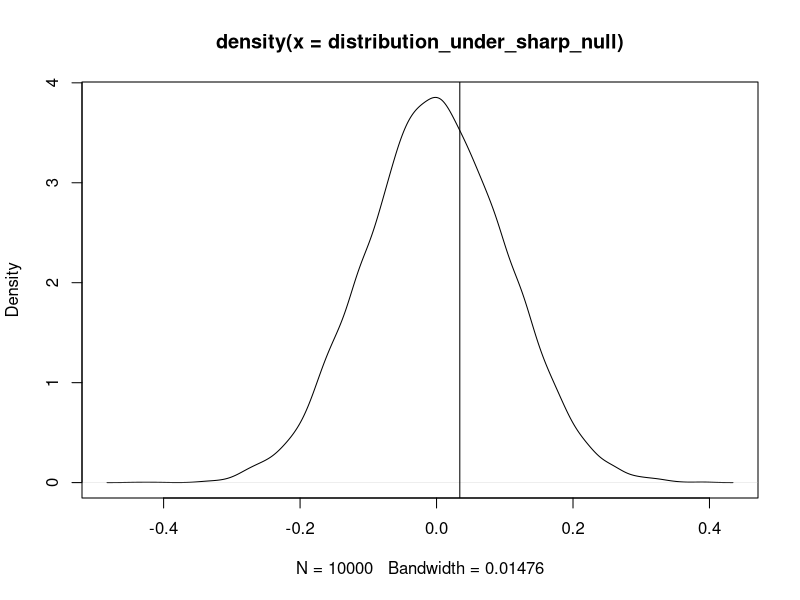
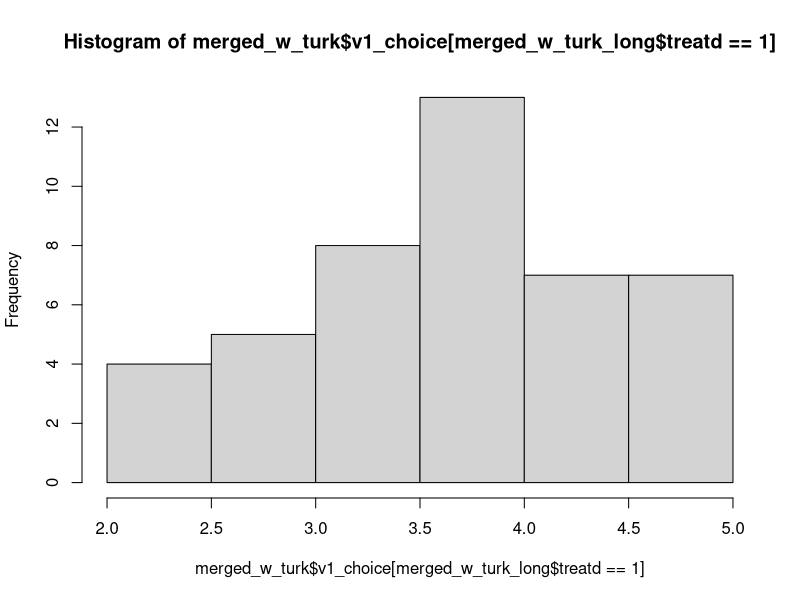
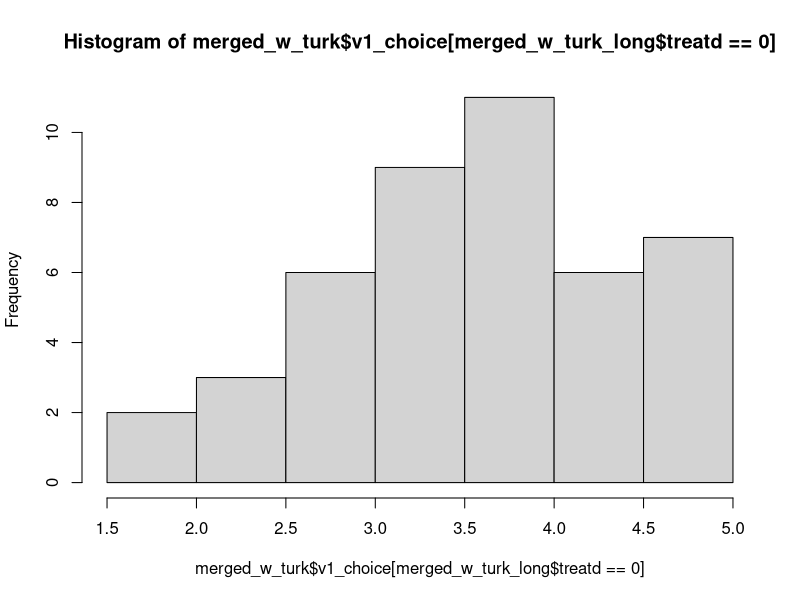
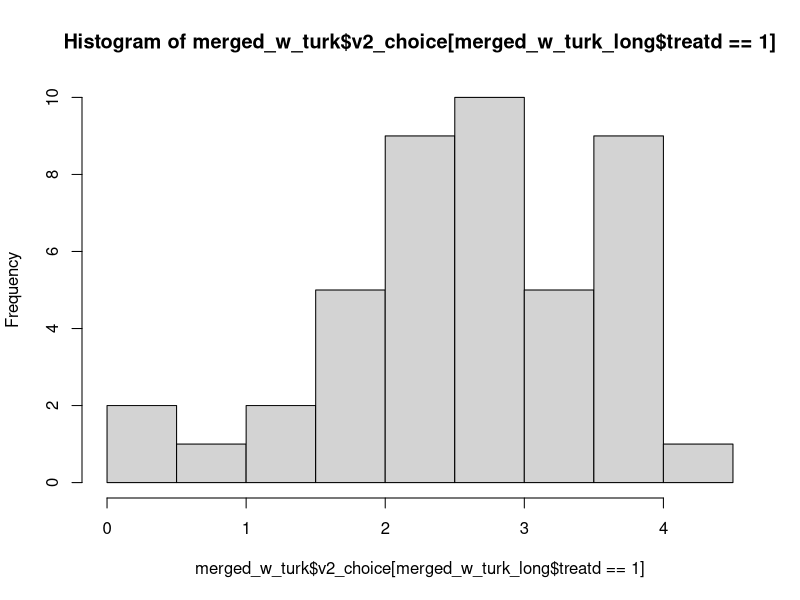
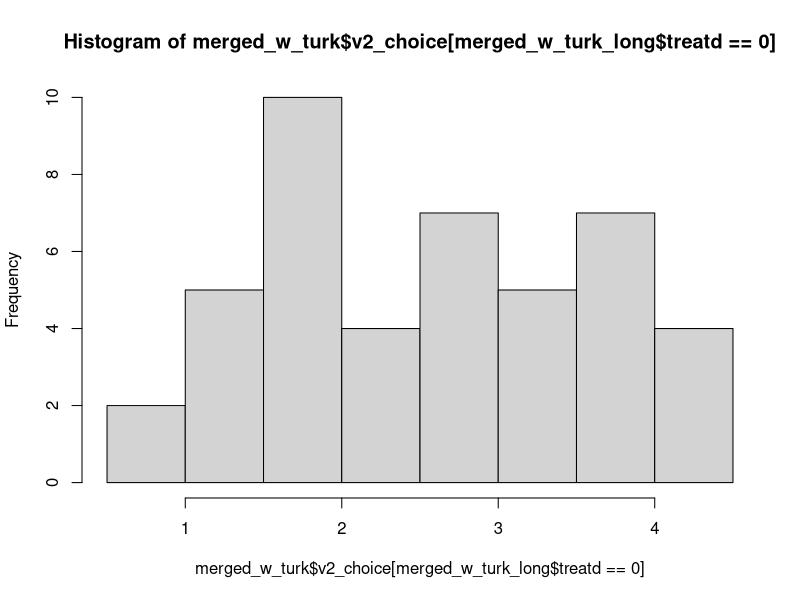
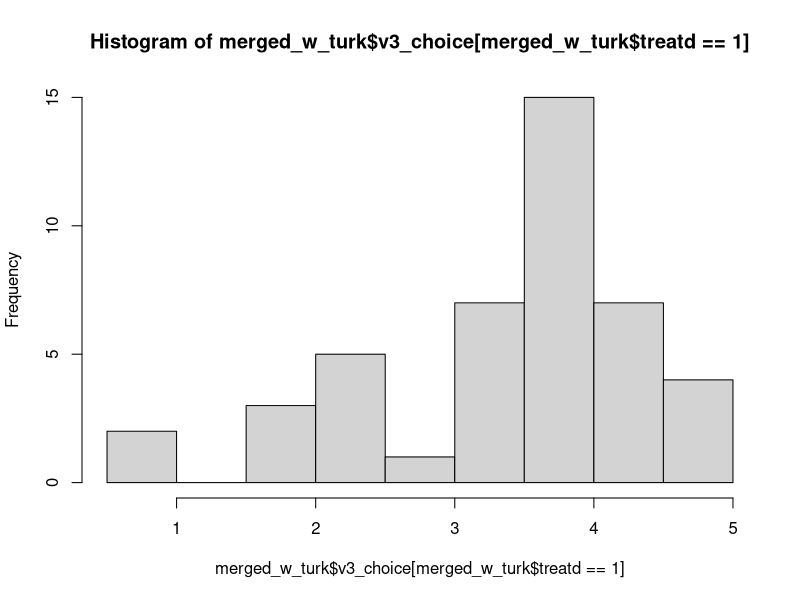
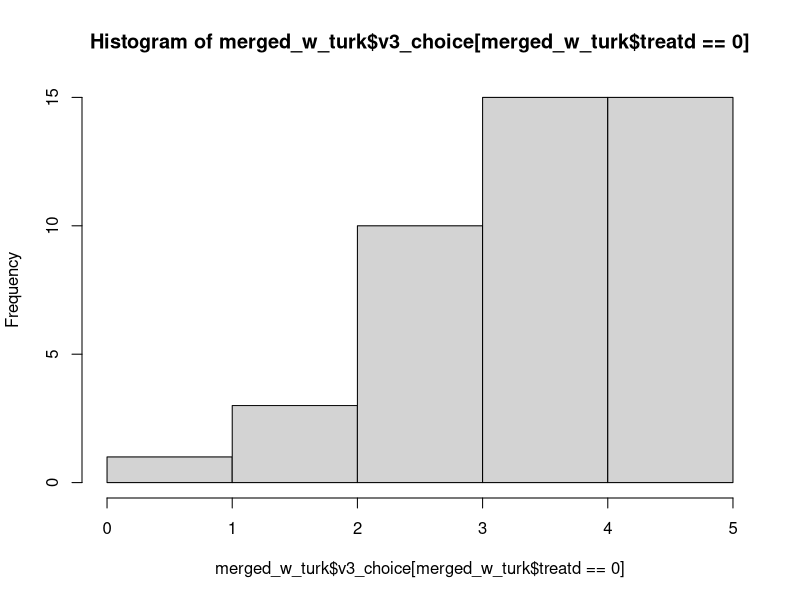

Write the R code that produced these figures, in order.
#R code for W-241 experiment

#Loading libraries
library (doBy)
library (plyr)
library (dplyr)
library (tidyr)

#Working directory
setwd('/Users/Vamsi/Documents/W241_UCB/Code')

###################################################################################################
#commands to convert to convert logfile to csv

#First -> download the log file
#rhc scp myflaskapp download /Users/Vamsi/Documents/W241_UCB/Code app-root/logs/cuing_webapp.log

#Second -> remove the old log entries
#'tail -n +1168 cuing_webapp.log >data.log'

#Third -> python script to convert log file to csv
#'python log2csv.py'
###################################################################################################

#Loading data
data_experiment <- read.csv(file = "data.csv",header=TRUE)

#Creating a data frame for exposures
data_exposure <- data_experiment[data_experiment$event=="exposure",]

#Converting Unix time into regular time
data_exposure$time_val <- as.POSIXct(data_exposure$time,origin="1970-01-01") 

#Creating a new data frame for exposures per User ID
data_exposure_sub <-data_exposure %>%
group_by(userid) %>%
arrange(time) %>%
summarise(time_exposed=first(time_val),num_of_exposures = n(),treatment=first(count_visibility)) %>%
ungroup

#Printing out the number of exposures and the number of unique User IDs
cat('We have', nrow(data_exposure), 'exposures.', '\n')
cat('We have', with(data_exposure, length(unique(userid))), 'unique subjects.', '\n\n')

#Creating a data frame for Votes
data_vote <- data_experiment[data_experiment$event=="vote",]

#Converting Unix time into regular time
data_vote$time_val <- as.POSIXct(data_vote$time,origin="1970-01-01") 

#Creating a new data frame for exposures per User ID
data_vote_sub <-data_vote %>%
  group_by(userid) %>%
  arrange(time) %>%
  summarise(time_voted=first(time_val),num_of_votes = n(),age=first(age),education=first(education),
            email = first(email),gender=first(gender),v1_choice=first(v1_choice),v2_choice=first(v2_choice),
            v3_choice=first(v3_choice)) %>%
  ungroup

#Printing out the number of votes and the number of unique User IDs
cat('We have', nrow(data_vote), 'Votes', '\n')
cat('We have', with(data_vote, length(unique(userid))), 'unique subjects.', '\n\n')

#Merging the data exposure and data vote frames
merged_data <-left_join(data_exposure_sub,data_vote_sub,by="userid") 

#Filtering out NA's
merged_datac <- merged_data[complete.cases(merged_data),]

#Hack : rebuhr@gmail.com voted twice, but his second attempt was the right vote
merged_datac$v1_choice[merged_datac$email=="rebuhr@gmail.com"] = 4.0
merged_datac$v2_choice[merged_datac$email=="rebuhr@gmail.com"] = 3.6   
merged_datac$v3_choice[merged_datac$email=="rebuhr@gmail.com"] = 3.7
  
#calculating estimate ATE per video

video1_control <- mean(merged_datac$v1_choice[merged_datac$treatment=="hidden"])
video1_treatment <- mean(merged_datac$v1_choice[merged_datac$treatment=="visible"])
  
video2_control <- mean(merged_datac$v2_choice[merged_datac$treatment=="hidden"])
video2_treatment <- mean(merged_datac$v2_choice[merged_datac$treatment=="visible"])

video3_control <- mean(merged_datac$v3_choice[merged_datac$treatment=="hidden"])
video3_treatment <- mean(merged_datac$v3_choice[merged_datac$treatment=="visible"])
  
#ATE per video
ate_v1 <- video1_treatment - video1_control
ate_v2 <- video2_treatment - video2_control
ate_v3 <- video3_treatment - video3_control

#Overall ATE
ate <- mean(c(ate_v1,ate_v2,ate_v3))

#Computing p-value:

##########################################################################################
#1. Randomization Inference

#Creating a treatment dummy variable "treatd"
merged_datac$treatd <- ifelse(merged_datac$treatment=="visible",1,0)
len <- length(merged_datac$treatd)

randomize <- function (len) {
  random <- sample(c(rep(0,floor(len/2)),rep(1,len-floor(len/2))))
  return (random)
}

est_ate <- function (data,treat) {
  video1_control <- mean(data$v1_choice[treat==0])
  video1_treatment <- mean(data$v1_choice[treat==1])
  
  video2_control <- mean(data$v2_choice[treat==0])
  video2_treatment <- mean(data$v2_choice[treat==1])
  
  video3_control <- mean(data$v3_choice[treat==0])
  video3_treatment <- mean(data$v3_choice[treat==1])
  
  #ATE per video
  ate_v1 <- video1_treatment - video1_control
  ate_v2 <- video2_treatment - video2_control
  ate_v3 <- video3_treatment - video3_treatment
  
  #Overall ATE
  est_ate <- mean(c(ate_v1,ate_v2,ate_v3))
  
  return (est_ate)
}

#Running est_ate a few times for fun
est_ate(merged_datac,randomize(len))

distribution_under_sharp_null <- replicate(10000,est_ate(merged_datac,randomize(len)))
plot(density(distribution_under_sharp_null))

# 2-tailed p-value
p_value <- mean(abs(ate) < abs(distribution_under_sharp_null))
cat('p-value as determined by randonmization inference is ', p_value, '\n')
abline(v=ate)

##########################################################################################

#2. Linear Regression

#Loading data from AMT
data_mturk <- read.csv("MTurk Results.csv",header=TRUE)

#Two subjects incorrectly entered the userid,just missed one alphabet, 
# Correct it so as to merge with main data-frame

levels(data_mturk$Answer.surveycode)[levels(data_mturk$Answer.surveycode) == "e90df31-315c-4d81-b0c8-35c8e6d2eed2"] = "de90df31-315c-4d81-b0c8-35c8e6d2eed2" 
levels(data_mturk$Answer.surveycode)[levels(data_mturk$Answer.surveycode) == "a1f6cc1-0796-4f2e-8ab1-f6e63dc8652b"] <- "a1f6cc21-0796-4f2e-8ab1-f6e63dc8652b"

#Checking from logs how many users fell below the minimum time threshold
v1_time <- 2*60 + 56
v2_time <- 2*60 + 49
v3_time <- 3*60 + 16

min_time_threshold <- v1_time + v2_time + v3_time

mturkID_time <- data.frame(data_mturk$Answer.surveycode,data_mturk$WorkTimeInSeconds)
colnames(mturkID_time) <- c("userid","Time_Taken_Turk")

#Merging (by userid) mturk data with the existing data frame 
merged_w_turk<-left_join(merged_datac,mturkID_time,by="userid") 

#time from exposure to vote (computed from the logs)
merged_w_turk$time_taken_log <- merged_datac$time_voted - merged_datac$time_exposed 

#whether the subject was a Mturker or not
merged_w_turk$MTurk_Subject <- ifelse(is.na(merged_w_turk$Time_Taken_Turk),0,1)

#whether a Mturker was in treatment or control
merged_w_turk$MTurk_Subject_Treat <- ifelse(((merged_w_turk$MTurk_Subject==1) & (merged_w_turk$treatd==1)),1,0)

#whether the time spent from exposure to vote was less than the minimum time required to watch the videos
merged_w_turk$above_threshold <- ifelse((merged_w_turk$time_taken_log<min_time_threshold),0,1)

#dummy for gender
merged_w_turk$female <- ifelse(merged_datac$gender=="Female",1,0)

#dummies for education
educd <- as.data.frame(model.matrix(age~education,merged_w_turk))
merged_w_turk$educ_HS <- educd$educationHS
merged_w_turk$educ_COL <- educd$educationCol
merged_w_turk$educ_GS <- educd$educationGS

#dummies for age
merged_w_turk$age_21_30 <- ifelse(merged_w_turk$age=='21-30',1,0)
merged_w_turk$age_31_40 <- ifelse(merged_w_turk$age=='31-40',1,0)
merged_w_turk$age_41_50 <- ifelse(merged_w_turk$age=='41-50',1,0)
merged_w_turk$age_51_60 <- ifelse(merged_w_turk$age=='51-60',1,0)
merged_w_turk$age_61_70 <- ifelse(merged_w_turk$age=='61-70',1,0)
merged_w_turk$age_71_80 <- ifelse(merged_w_turk$age=='71-80',1,0)
merged_w_turk$age_81_plus <- ifelse(merged_w_turk$age=='81_plus',1,0)

#Converting data_frame from wide to long format so as to be able to run regression
merged_w_turk_long<-gather(merged_w_turk, condition, rating, v1_choice:v3_choice)

#Creating dummies for videos 1,2 and 3
merged_w_turk_long$isVideo1 <- ifelse(merged_w_turk_long$condition=='v1_choice',1,0)
merged_w_turk_long$isVideo2 <- ifelse(merged_w_turk_long$condition=='v2_choice',1,0)
merged_w_turk_long$isVideo3 <- ifelse(merged_w_turk_long$condition=='v3_choice',1,0)

#Creating interaction terms for videos 1, 2 and 3 with treatment 
merged_w_turk_long$isVideo1_treat <-  ifelse((merged_w_turk_long$isVideo1==1) & (merged_w_turk_long$treatd==1),1,0)
merged_w_turk_long$isVideo2_treat <-  ifelse((merged_w_turk_long$isVideo2==1) & (merged_w_turk_long$treatd==1),1,0)
merged_w_turk_long$isVideo3_treat <-  ifelse((merged_w_turk_long$isVideo3==1) & (merged_w_turk_long$treatd==1),1,0)

#Creating interaction terms for videos 1, 2 and 3 with treatment for non-mturk subjects
merged_w_turk_long$isVideo1_treat_nonTurk <-  ifelse((merged_w_turk_long$isVideo1==1) & (merged_w_turk_long$treatd==1) & (merged_w_turk_long$MTurk_Subject==0),1,0)
merged_w_turk_long$isVideo2_treat_nonTurk <-  ifelse((merged_w_turk_long$isVideo2==1) & (merged_w_turk_long$treatd==1) & (merged_w_turk_long$MTurk_Subject==0),1,0)
merged_w_turk_long$isVideo3_treat_nonTurk <-  ifelse((merged_w_turk_long$isVideo3==1) & (merged_w_turk_long$treatd==1) & (merged_w_turk_long$MTurk_Subject==0),1,0)

#Creating interaction terms for videos 1, 2 and 3 with treatment for mturk subjects
merged_w_turk_long$isVideo1_treat_mTurk <-  ifelse((merged_w_turk_long$isVideo1==1) & (merged_w_turk_long$MTurk_Subject_Treat==1),1,0)
merged_w_turk_long$isVideo2_treat_mTurk <-  ifelse((merged_w_turk_long$isVideo2==1) & (merged_w_turk_long$MTurk_Subject_Treat==1),1,0)
merged_w_turk_long$isVideo3_treat_mTurk <-  ifelse((merged_w_turk_long$isVideo3==1) & (merged_w_turk_long$MTurk_Subject_Treat==1),1,0)

#Regression 1 : Rating = Intercept + B1*treatment + B2*isVideo1 + B3*isVideo2 + B4*isVideo1*Treatment + B5*isVideo2*Treatment
lm <- lm(rating~treatd+isVideo1+isVideo2+isVideo1_treat+isVideo2_treat,data=merged_w_turk_long)
summary(lm)

#Regression 2: 
lm <- lm(rating~treatd+isVideo1+isVideo2+isVideo1_treat_nonTurk+isVideo2_treat_nonTurk+isVideo1_treat_mTurk+isVideo2_treat_mTurk,data=merged_w_turk_long)
summary(lm)

#Histograms of vote distributions

hist(merged_w_turk$v1_choice[merged_w_turk_long$treatd==1])
hist(merged_w_turk$v1_choice[merged_w_turk_long$treatd==0])

hist(merged_w_turk$v2_choice[merged_w_turk_long$treatd==1])
hist(merged_w_turk$v2_choice[merged_w_turk_long$treatd==0])

hist(merged_w_turk$v3_choice[merged_w_turk$treatd==1])
hist(merged_w_turk$v3_choice[merged_w_turk$treatd==0])


#Covariate balance check for gender (TO-DO)

#female_control <- ifelse((merged_datac$female==1) & (merged_datac$treatd==0),1,0)
#female_treatment <- ifelse((merged_datac$female==1) & (merged_datac$treatd==1),1,0)
#t.test(female_control,female_treatment)